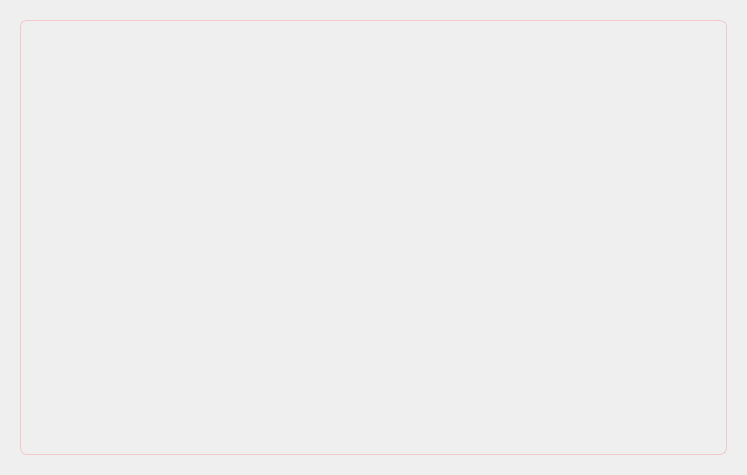
<?xml version="1.0" encoding="UTF-8"?>
<ui version="4.0">
 <class>Form</class>
 <widget class="QWidget" name="Form">
  <property name="geometry">
   <rect>
    <x>0</x>
    <y>0</y>
    <width>747</width>
    <height>475</height>
   </rect>
  </property>
  <property name="windowTitle">
   <string>Form</string>
  </property>
  <layout class="QVBoxLayout" name="verticalLayout">
   <item>
    <widget class="QWidget" name="widget_2" native="true">
     <layout class="QVBoxLayout" name="verticalLayout_2">
      <item>
       <widget class="QTableView" name="tableView">
        <property name="contextMenuPolicy">
         <enum>Qt::ActionsContextMenu</enum>
        </property>
        <property name="styleSheet">
         <string notr="true">QTableView {
background-color: transparent;
border: 1px solid rgba(255,1,1,40);
border-radius: 7px;
color: black;
border-bottom-right-radius: 7px; 
border-bottom-left-radius: 7px; 
}
QHeaderView{
background-color: transparent;
font-weight: bold;
border-bottom: 1px solid rgba(255,1,1,40);
}

QHeaderView::section{
background-color: transparent;
height: 50px;
}
QTableView::item {
	font-size: 11pt;
    border-bottom: 1px solid rgba(255,1,1,40);
}
QTableView::item:selected{
	border: none;
    background-color: rgba(255, 1, 1, 50);
}


</string>
        </property>
        <property name="selectionBehavior">
         <enum>QAbstractItemView::SelectRows</enum>
        </property>
        <property name="showGrid">
         <bool>false</bool>
        </property>
        <attribute name="horizontalHeaderDefaultSectionSize">
         <number>150</number>
        </attribute>
        <attribute name="horizontalHeaderStretchLastSection">
         <bool>true</bool>
        </attribute>
        <attribute name="verticalHeaderVisible">
         <bool>false</bool>
        </attribute>
       </widget>
      </item>
     </layout>
    </widget>
   </item>
  </layout>
 </widget>
 <resources/>
 <connections/>
</ui>
